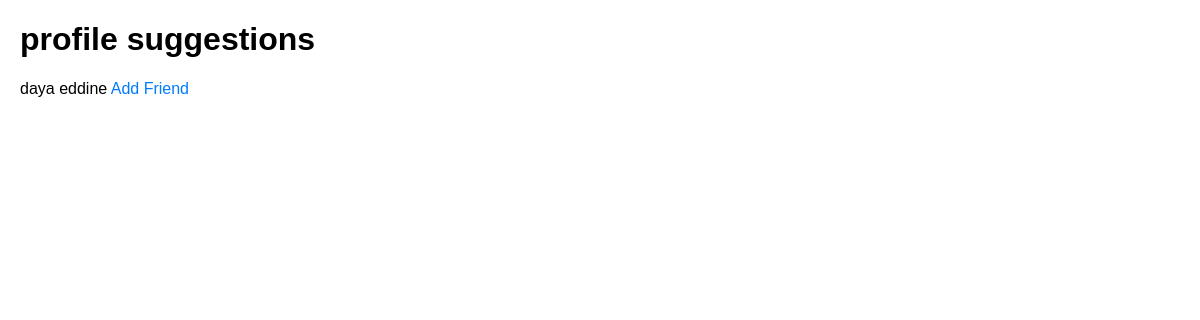
The app's page /profiles/ (signed in), older data.
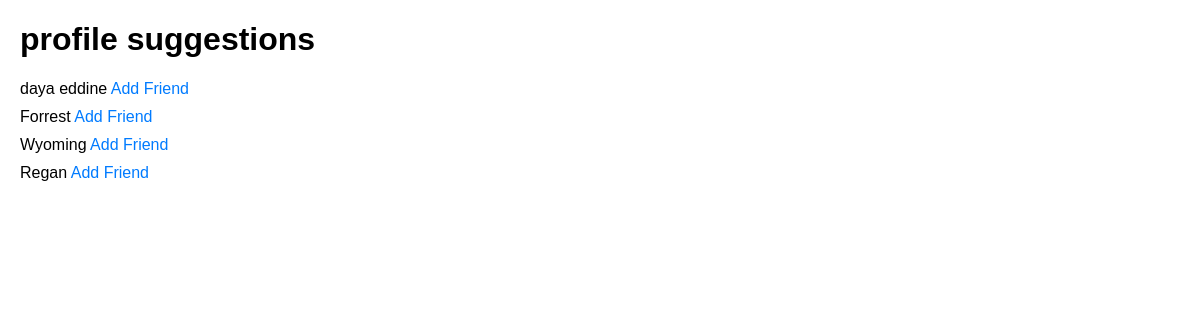
The same page, newer data.
### accounts/models.py (models this page shows, shortened)
class Profile(models.Model):
    user = models.OneToOneField(User, on_delete=models.CASCADE, related_name='profile')
    first_name = models.CharField(max_length=30)
    last_name = models.CharField(max_length=30)
    image_profile = models.ImageField(upload_to='profile_images/',null=True, blank=True)
    bio = models.TextField()
    date_birth = models.DateField()
    created_at = models.DateTimeField(auto_now_add=True)
    updated_at = models.DateTimeField(auto_now=True)
    class Meta:
        verbose_name = 'Profile'
        verbose_name_plural = 'Profiles'

### friends/views.py (the view)
# urls.py: path('profiles/',FreindRequestSuggestions,name="profiles"),
def FreindRequestSuggestions(request):
    current_profile = request.user.profile
    send_requests = FriendRequest.objects.filter(sender = current_profile).values_list('receiver_id',flat=True)
    receiver_requests = FriendRequest.objects.filter(receiver = current_profile).values_list('sender_id',flat=True)
    all_exculded_ids = list(send_requests) + list(receiver_requests)
    profile_suggestions = Profile.objects.exclude(id__in = all_exculded_ids).exclude(id = current_profile.id)
    return render(request,'profiles.html',{"profile_suggestions":profile_suggestions})

### friends/templates/profiles.html (shortened to what this page needs)
<!DOCTYPE html>
<html lang="en">
<head>
</head>
<body>
     <h1>profile suggestions </h1>
    <ul class="profile-list">
        {% for profile in profile_suggestions %}
            <li class="profile-item">
                {{ profile.first_name }}
                <a href="{% url 'add-friend' profile.id %}">Add Friend</a>
            </li>
        {% endfor %}
    </ul>
</body>
</html>

Row changes from the older to the newer data that the page shows:
added Profile: first_name "Forrest"
added Profile: first_name "Wyoming"
added Profile: first_name "Regan"
